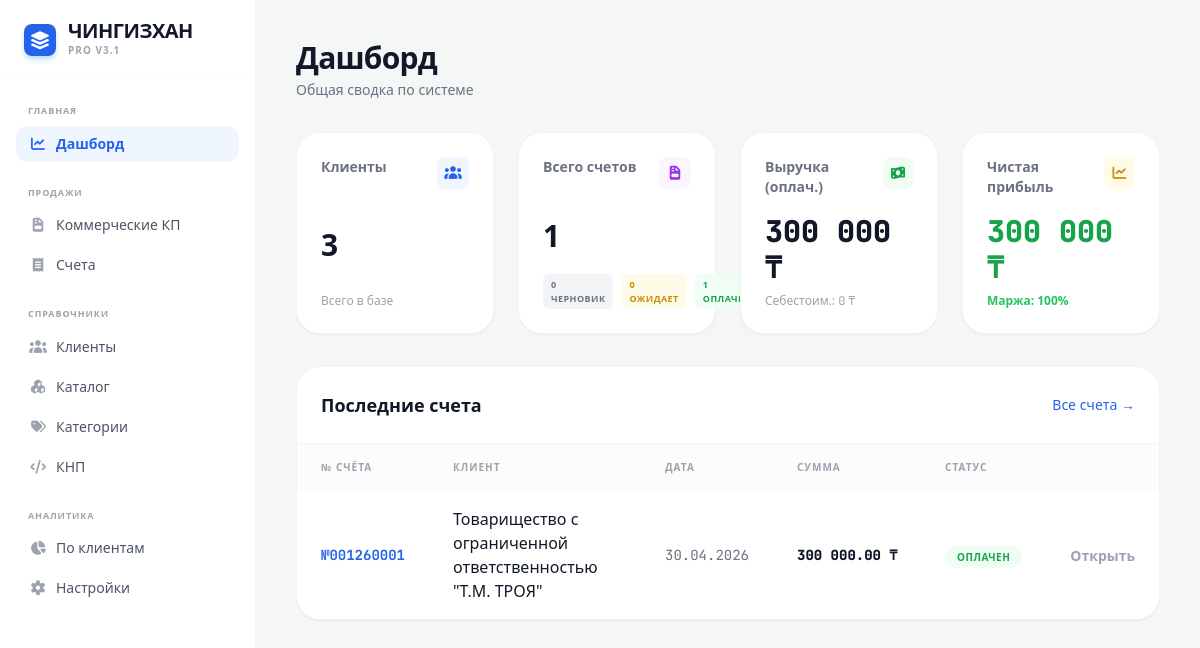
Before: / with the older database file.
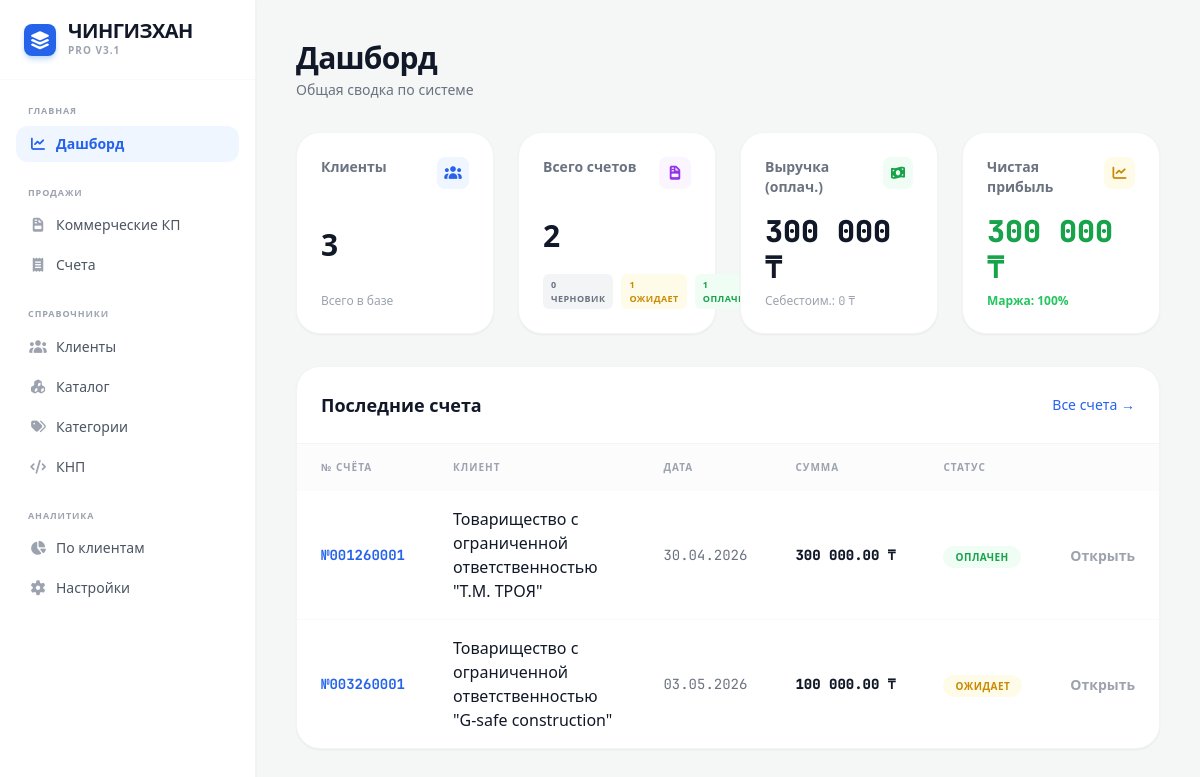
After: the same page with the newer database file.
### tables this page shows
CREATE TABLE invoices (id TEXT PRIMARY KEY, client_id TEXT, date TEXT, subtotal REAL, vat_rate REAL, vat_amount REAL, total REAL, status INTEGER DEFAULT 0, knp TEXT DEFAULT "859", markup REAL DEFAULT 0);

CREATE TABLE clients (id TEXT PRIMARY KEY, name TEXT, bin TEXT, contact TEXT, address TEXT);

### app.py (the view)
@app.route('/')
def dashboard():
    with sqlite3.connect(DB_NAME) as conn:
        c = conn.cursor()
        stats = {'clients': c.execute("SELECT COUNT(*) FROM clients").fetchone()[0], 'invoices': c.execute("SELECT COUNT(*) FROM invoices").fetchone()[0], 'drafts': c.execute("SELECT COUNT(*) FROM invoices WHERE status = 0").fetchone()[0], 'pending': c.execute("SELECT COUNT(*) FROM invoices WHERE status = 1").fetchone()[0], 'paid': c.execute("SELECT COUNT(*) FROM invoices WHERE status = 2").fetchone()[0]}
        paid_invoices = c.execute("SELECT id, total FROM invoices WHERE status = 2").fetchall()
        total_revenue = sum(inv[1] for inv in paid_invoices)
        total_costs = 0
        for inv in paid_invoices:
            costs = c.execute("SELECT SUM(value) FROM internal_costs WHERE invoice_id = ?", (inv[0],)).fetchone()[0]
            if costs: total_costs += costs
        fin_stats = {'revenue': total_revenue, 'costs': total_costs, 'profit': total_revenue - total_costs, 'margin': ((total_revenue - total_costs) / total_revenue * 100) if total_revenue > 0 else 0}
        recent = c.execute("SELECT i.id, c.name, i.date, i.total, i.status FROM invoices i LEFT JOIN clients c ON i.client_id = c.id ORDER BY i.date DESC LIMIT 5").fetchall()
    return render_template('dashboard.html', **stats, fin_stats=fin_stats, recent=recent)

### templates/dashboard.html
{% extends "base.html" %}
{% block content %}
<div class="p-10 max-w-7xl mx-auto">
    <div class="mb-8">
        <h2 class="text-3xl font-black text-gray-900 tracking-tight">Дашборд</h2>
        <p class="text-gray-500 text-sm mt-1">Общая сводка по системе</p>
    </div>
    <div class="grid grid-cols-4 gap-6 mb-8">
        <div class="bg-white p-6 rounded-3xl shadow-sm border border-gray-100 flex flex-col justify-between hover:shadow-md transition">
            <div class="flex justify-between items-start mb-4">
                <div class="text-sm font-bold text-gray-500">Клиенты</div>
                <div class="w-8 h-8 rounded-lg bg-blue-50 text-blue-600 flex items-center justify-center"><i class="fas fa-users text-sm"></i></div>
            </div>
            <div class="text-3xl font-black text-gray-900 mb-2">{{ clients }}</div>
            <div class="text-xs text-gray-400 font-medium">Всего в базе</div>
        </div>
        <div class="bg-white p-6 rounded-3xl shadow-sm border border-gray-100 flex flex-col justify-between hover:shadow-md transition">
            <div class="flex justify-between items-start mb-4">
                <div class="text-sm font-bold text-gray-500">Всего счетов</div>
                <div class="w-8 h-8 rounded-lg bg-purple-50 text-purple-600 flex items-center justify-center"><i class="fas fa-file-invoice text-sm"></i></div>
            </div>
            <div class="text-3xl font-black text-gray-900 mb-2">{{ invoices }}</div>
            <div class="flex gap-2 text-[9px] font-bold uppercase tracking-wider">
                <span class="bg-gray-100 text-gray-500 px-2 py-1 rounded-md">{{ drafts }} черновик</span>
                <span class="bg-yellow-50 text-yellow-600 px-2 py-1 rounded-md">{{ pending }} ожидает</span>
                <span class="bg-green-50 text-green-600 px-2 py-1 rounded-md">{{ paid }} оплачен</span>
            </div>
        </div>
        <div class="bg-white p-6 rounded-3xl shadow-sm border border-gray-100 flex flex-col justify-between hover:shadow-md transition">
            <div class="flex justify-between items-start mb-4">
                <div class="text-sm font-bold text-gray-500">Выручка (оплач.)</div>
                <div class="w-8 h-8 rounded-lg bg-green-50 text-green-600 flex items-center justify-center"><i class="fas fa-money-bill-wave text-sm"></i></div>
            </div>
            <div class="text-3xl font-black text-gray-900 mb-2 font-mono">{{ '{:,.0f}'.format(fin_stats.revenue).replace(',', ' ') }} ₸</div>
            <div class="text-xs text-gray-400 font-medium">Себестоим.: <span class="font-mono">{{ '{:,.0f}'.format(fin_stats.costs).replace(',', ' ') }}</span> ₸</div>
        </div>
        <div class="bg-white p-6 rounded-3xl shadow-sm border border-gray-100 flex flex-col justify-between hover:shadow-md transition">
            <div class="flex justify-between items-start mb-4">
                <div class="text-sm font-bold text-gray-500">Чистая прибыль</div>
                <div class="w-8 h-8 rounded-lg bg-yellow-50 text-yellow-600 flex items-center justify-center"><i class="fas fa-chart-line text-sm"></i></div>
            </div>
            <div class="text-3xl font-black text-green-600 mb-2 font-mono">{{ '{:,.0f}'.format(fin_stats.profit).replace(',', ' ') }} ₸</div>
            <div class="text-xs font-bold {% if fin_stats.margin > 0 %}text-green-500{% else %}text-gray-400{% endif %}">Маржа: {{ fin_stats.margin|round|int }}%</div>
        </div>
    </div>
    <div class="bg-white rounded-3xl shadow-sm border border-gray-100 overflow-hidden">
        <div class="flex justify-between items-center p-6 border-b border-gray-100">
            <h3 class="text-lg font-bold text-gray-900">Последние счета</h3>
            <a href="/invoices" class="text-sm font-medium text-blue-600 hover:text-blue-800 transition">Все счета &rarr;</a>
        </div>
        <table class="w-full text-left">
            <thead>
                <tr class="bg-gray-50/50">
                    <th class="py-4 px-6 text-[10px] font-black text-gray-400 uppercase tracking-widest">№ Счёта</th>
                    <th class="py-4 px-6 text-[10px] font-black text-gray-400 uppercase tracking-widest">Клиент</th>
                    <th class="py-4 px-6 text-[10px] font-black text-gray-400 uppercase tracking-widest">Дата</th>
                    <th class="py-4 px-6 text-[10px] font-black text-gray-400 uppercase tracking-widest">Сумма</th>
                    <th class="py-4 px-6 text-[10px] font-black text-gray-400 uppercase tracking-widest">Статус</th>
                    <th class="py-4 px-6"></th>
                </tr>
            </thead>
            <tbody class="divide-y divide-gray-50">
                {% for r in recent %}
                <tr class="hover:bg-gray-50 transition group">
                    <td class="py-4 px-6 font-bold text-blue-600 font-mono text-sm"><a href="/edit_invoice/{{ r[0] }}" class="hover:underline">№{{ r[0] }}</a></td>
                    <td class="py-4 px-6 text-gray-900 font-medium">{{ r[1] }}</td>
                    <td class="py-4 px-6 text-gray-500 text-sm font-mono">{{ r[2] }}</td>
                    <td class="py-4 px-6 font-black text-gray-900 whitespace-nowrap font-mono text-sm">{{ '{:,.2f}'.format(r[3]).replace(',', ' ') }} ₸</td>
                    <td class="py-4 px-6">
                        {% if r[4] == 0 %}
                            <span class="bg-gray-100 text-gray-500 px-3 py-1 rounded-full text-[10px] font-bold uppercase tracking-wider">Черновик</span>
                        {% elif r[4] == 1 %}
                            <span class="bg-yellow-50 text-yellow-600 px-3 py-1 rounded-full text-[10px] font-bold uppercase tracking-wider">Ожидает</span>
                        {% else %}
                            <span class="bg-green-50 text-green-600 px-3 py-1 rounded-full text-[10px] font-bold uppercase tracking-wider">Оплачен</span>
                        {% endif %}
                    </td>
                    <td class="py-4 px-6 text-right">
                        <a href="/edit_invoice/{{ r[0] }}" class="text-sm font-bold text-gray-400 hover:text-blue-600 transition">Открыть</a>
                    </td>
                </tr>
                {% endfor %}
            </tbody>
        </table>
    </div>
</div>
{% endblock %}

### templates/base.html (shortened to what this page needs)
<!DOCTYPE html>
<html lang="ru">
<head>
    <script src="{{ url_for('static', filename='css/tailwind.js') }}"></script>
    <link href="{{ url_for('static', filename='css/all.min.css') }}" rel="stylesheet">
</head>
<body class="bg-[#f4f7f6] flex h-screen font-sans text-gray-800">
    <aside class="w-64 bg-white border-r border-gray-100 flex flex-col shadow-sm z-50">
        <div class="h-20 flex items-center px-6 border-b border-gray-50">
            <div class="w-8 h-8 bg-blue-600 rounded-lg flex items-center justify-center text-white font-black text-lg mr-3 shadow-md shadow-blue-200">
                <i class="fas fa-layer-group"></i>
            </div>
            <div>
                <h1 class="text-[20px] font-black tracking-tight text-gray-900 leading-none uppercase">Чингизхан</h1>
                <p class="text-[10px] font-bold text-gray-400 mt-0.5 tracking-widest uppercase">PRO v3.1</p>
            </div>
        </div>
        <nav class="flex-1 px-4 py-6 space-y-6 overflow-y-auto scrollbar-hide" id="mainNav">
            <div>
                <p class="text-[9px] font-bold text-gray-400 mb-2 px-3 tracking-widest uppercase">Главная</p>
                <div class="space-y-1">
                    <a href="/" class="nav-link flex items-center px-3 py-2 rounded-xl text-gray-600 hover:bg-gray-50 transition font-medium text-sm"><i class="fas fa-chart-line w-5 text-center mr-2 text-gray-400 icon"></i> Дашборд</a>
                </div>
            </div>
            <div>
                <p class="text-[9px] font-bold text-gray-400 mb-2 px-3 tracking-widest uppercase">Продажи</p>
                <div class="space-y-1">
                    <a href="/proposals" class="nav-link flex items-center px-3 py-2 rounded-xl text-gray-600 hover:bg-gray-50 transition font-medium text-sm"><i class="fas fa-file-invoice w-5 text-center mr-2 text-gray-400 icon"></i> Коммерческие КП</a>
                    <a href="/invoices" class="nav-link flex items-center px-3 py-2 rounded-xl text-gray-600 hover:bg-gray-50 transition font-medium text-sm"><i class="fas fa-receipt w-5 text-center mr-2 text-gray-400 icon"></i> Счета</a>
                </div>
            </div>
            <div>
                <p class="text-[9px] font-bold text-gray-400 mb-2 px-3 tracking-widest uppercase">Справочники</p>
                <div class="space-y-1">
                    <a href="/clients" class="nav-link flex items-center px-3 py-2 rounded-xl text-gray-600 hover:bg-gray-50 transition font-medium text-sm"><i class="fas fa-users w-5 text-center mr-2 text-gray-400 icon"></i> Клиенты</a>
                    <a href="/catalog" class="nav-link flex items-center px-3 py-2 rounded-xl text-gray-600 hover:bg-gray-50 transition font-medium text-sm"><i class="fas fa-cubes w-5 text-center mr-2 text-gray-400 icon"></i> Каталог</a>
                    <a href="/categories" class="nav-link flex items-center px-3 py-2 rounded-xl text-gray-600 hover:bg-gray-50 transition font-medium text-sm"><i class="fas fa-tags w-5 text-center mr-2 text-gray-400 icon"></i> Категории</a>
                    <a href="/knp" class="nav-link flex items-center px-3 py-2 rounded-xl text-gray-600 hover:bg-gray-50 transition font-medium text-sm"><i class="fas fa-code w-5 text-center mr-2 text-gray-400 icon"></i> КНП</a>
                </div>
            </div>
            <div>
                <p class="text-[9px] font-bold text-gray-400 mb-2 px-3 tracking-widest uppercase">Аналитика</p>
                <div class="space-y-1">
                    <a href="/issued_invoices" class="nav-link flex items-center px-3 py-2 rounded-xl text-gray-600 hover:bg-gray-50 transition font-medium text-sm"><i class="fas fa-chart-pie w-5 text-center mr-2 text-gray-400 icon"></i> По клиентам</a>
                    <a href="/settings" class="nav-link flex items-center px-3 py-2 rounded-xl text-gray-600 hover:bg-gray-50 transition font-medium text-sm"><i class="fas fa-cog w-5 text-center mr-2 text-gray-400 icon"></i> Настройки</a>
                </div>
            </div>
        </nav>
    </aside>
    <main class="flex-1 overflow-y-auto">
        {% block content %}{% endblock %}
    </main>
</body>
</html>

Changed rows visible on the page:
added invoices: id "003260001", name "Товарищество с ограниченной ответственностью \"G-safe construction\"", date "03.05.2026", total "100 000.00", status "ОЖИДАЕТ"
Other visible differences:
{{ invoices }}: "1" → "2"
{{ pending }}: "0" → "1"
